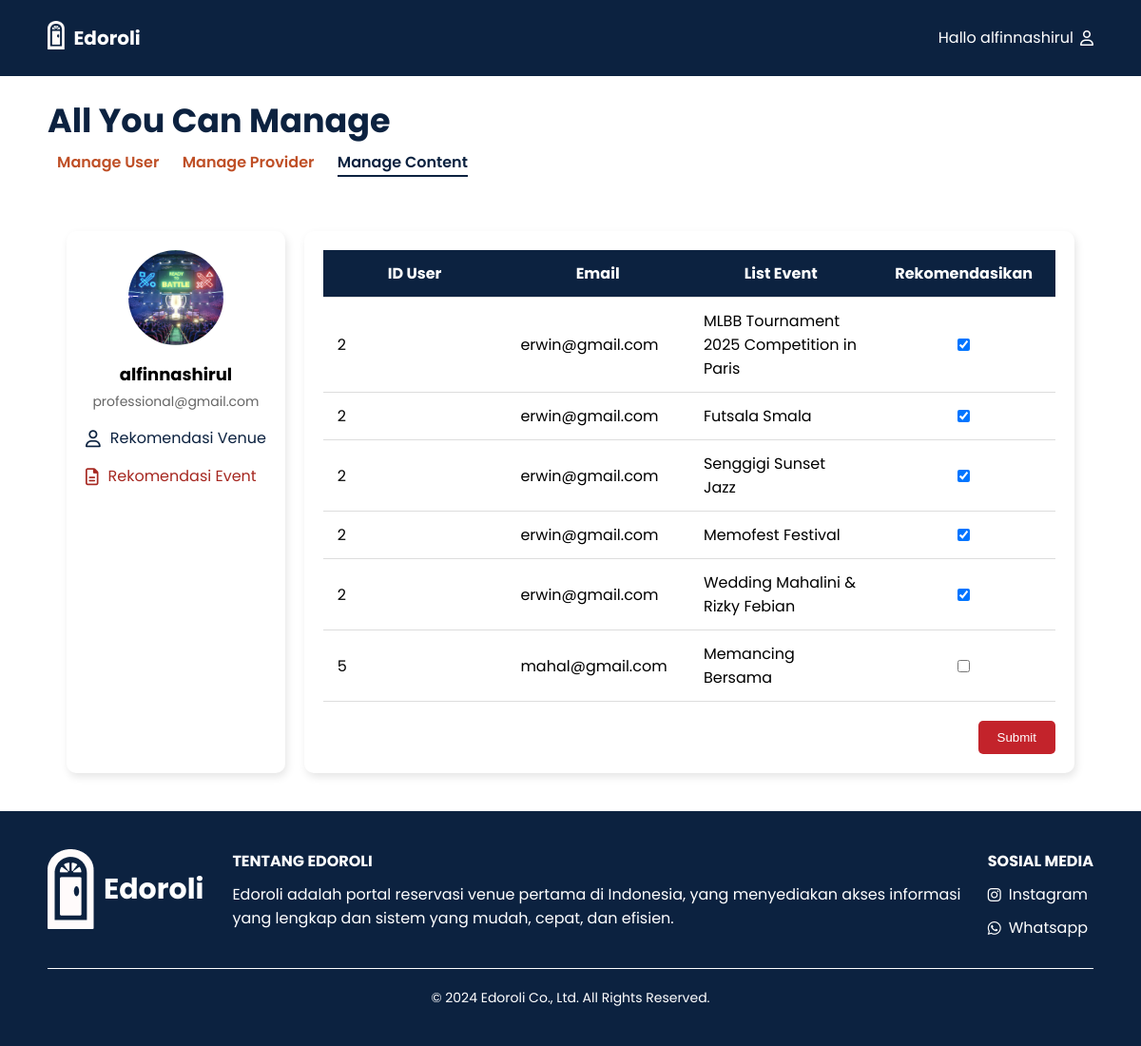
Screenshot of /Admin/content_event.php (signed in) with the database file from the repository.
### tables this page shows
CREATE TABLE `event` (
  `id_event` int(11) NOT NULL,
  `nama_event` varchar(255) NOT NULL,
  `jenis_event` varchar(50) NOT NULL,
  `deskripsi` text NOT NULL,
  `informasi` text NOT NULL,
  `rules` text NOT NULL,
  `rekomendasi` tinyint(1) NOT NULL,
  `gambar` text NOT NULL,
  `id_user` int(11) NOT NULL,
  `status` enum('waiting','confirmed','rejected') DEFAULT 'waiting',
  `id_venue` int(11) NOT NULL
);

CREATE TABLE `user` (
  `id` int(10) NOT NULL,
  `gmail` varchar(30) DEFAULT NULL,
  `name` varchar(255) DEFAULT NULL,
  `password` varchar(255) DEFAULT NULL,
  `gender` enum('Laki-laki','Perempuan') DEFAULT NULL,
  `nomorhp` bigint(18) DEFAULT NULL,
  `alamat` varchar(255) DEFAULT NULL
);

### Admin/content_event.php (the view, shortened to what this page needs)
<?php
$conn = connectDatabase();
$sql = "SELECT user.id, user.gmail, event.nama_event, event.rekomendasi, event.id_event
        FROM event
        INNER JOIN user ON event.id_user = user.id
        WHERE event.status = 'confirmed'";
$result = $conn->query($sql);
?>
<!DOCTYPE html>
<html lang="en">
<head>
    <link rel="stylesheet" href="https://cdnjs.cloudflare.com/ajax/libs/font-awesome/6.0.0-beta3/css/all.min.css" />
    <link rel="stylesheet" href="../css/manage_content.css" />
    <link rel="stylesheet" href="../css/footer.css" />
</head>
<body>
<header>
    <div class="wrapper">
        <div class="logo-nama">
            <div class="logo"><img src="../image/logo.png" alt="Logo"></div>
            <div class="nama_website"><a href="#">Edoroli</a></div>
        </div>
        <div class="menu"><a href="user_manage.php?page=1">Hallo <?php echo $_SESSION['admin_name']; ?><i class="far fa-user"></i></a></div>
    </div>
</header>
<nav class="main-title">
    <h1>All You Can Manage</h1>
    <div class="nav-links">
        <a href="user_manage.php?page=1" class="nav-item" id="user">Manage User</a>
        <a href="prov_manage.php?page=1" class="nav-item" id="provider">Manage Provider</a>
        <a href="content_venue.php" class="nav-item active" id="content">Manage Content</a>
    </div>
</nav>
<main>
    <div class="container">
        <div class="sidebar">
            <div class="profile-info">
                <img src="../image/MLBB.jpg" alt="Profile Picture" />
                <h3><?php echo $_SESSION['admin_name']; ?></h3>
                <p><?php echo $_SESSION['email_admin']; ?></p>
            </div>
            <nav>
                <ul>
                    <li><a href="content_venue.php"><i class="far fa-user"></i> Rekomendasi Venue</a></li>
                    <li class="active"><a href="content_event.php"><i class="far fa-file-alt"></i> Rekomendasi Event</a></li>
                </ul>
            </nav>
        </div>
        <div class="content">
            <form method="post" action="content_event.php">
                <table>
                    <thead>
                        <tr>
                            <th>ID User</th>
                            <th>Email</th>
                            <th>List Event</th>
                            <th>Rekomendasikan</th>
                        </tr>
                    </thead>
                    <tbody>
                        <?php
                        if ($result->num_rows > 0) {
                            while($row = $result->fetch_assoc()) {
                                echo "<tr>";
                                echo "<td>{$row['id']}</td>";
                                echo "<td>{$row['gmail']}</td>";
                                echo "<td>{$row['nama_event']}</td>";
                                echo "<td><input type='checkbox' name='event[]' value='{$row['id_event']}' ".($row['rekomendasi'] ? 'checked' : '')." /></td>";
                                echo "</tr>";
                            }
                        } else {
                            echo "<tr><td colspan='4'>No events found</td></tr>";
                        }
                        ?>
                    </tbody>
                </table>
                <div class="button-group">
                    <button type="submit" id="editBtn" class="edit-btn">Submit</button>
                </div>
            </form>
        </div>
    </div>
</main>
<?php require_once '../php/footer.php'; ?>
</body>
</html>

### css/manage_content.css (style rules this page uses)
* { text-decoration: none; margin: 0px; padding: 0px; }
body { font-family: "Poppins", sans-serif; margin: 0; padding: 0; background-color: white; }
.wrapper { width: 1100px; margin: auto; align-items: center; }
.nama_website a { font-size: 20px; font-weight: bold; float: left; font-family: "Poppins"; color: #fff; }
.logo img { padding: 22px 10px 0px 0px; vertical-align: center; float: left; max-width: 50px; max-height: 30px; }
.menu { float: right; display: flex; align-items: center; margin-left: auto; }
.menu a { color: #fff; display: flex; align-items: center; }
.menu a i { margin-left: 7px; }
header { width: 100%; margin: auto; display: flex; line-height: 80px; position: sticky; top: 0px; background-color: #0c2240; z-index: 10; justify-content: space-between; align-items: center; }
.main-title { max-width: 1100px; margin: 20px auto; display: flex; flex-direction: column; }
.main-title h1 { font-size: 35px; color: #0c2240; margin-bottom: 5px; }
.main-title a { margin: 0 10px; color: #bf4f26; text-decoration: none; font-size: 18px solid; position: relative; font-weight: 600; }
.nav-item.active { color: #0c2240; }
.nav-item.active::after { content: ""; position: absolute; width: 100%; height: 2px; background-color: #0c2240; left: 0; bottom: -4px; }
main { max-width: 1100px; margin: auto; padding: 20px; box-sizing: border-box; }
.container { display: flex; margin: 20px auto; max-width: 1100px; gap: 20px; }
.sidebar { background-color: #fff; border-radius: 10px; box-shadow: 2px 4px 8px rgba(0.1, 0, 0, 0.1); padding: 20px; width: 250px; }
.profile-info { text-align: center; }
.profile-info img { width: 100px; height: 100px; border-radius: 50%; margin-bottom: 10px; }
.profile-info h3 { font-display: nowrap; font-size: 18px; margin-bottom: 5px; }
.profile-info p { font-size: 14px; color: #666; }
.sidebar nav ul { list-style: none; padding: 0; }
.sidebar nav ul li { margin: 15px 0; white-space: nowrap; }
.sidebar nav ul li a { color: #0c2240; font-size: 16px; display: flex; align-items: center; gap: 10px; }
.sidebar nav ul li a i { font-size: 18px; }
.sidebar nav ul li.active a { color: #a62821; }
.sidebar nav ul li.active a i { color: #a62821; }
.content { flex-grow: 1; background-color: #fff; border-radius: 10px; box-shadow: 2px 4px 8px rgba(0.1, 0, 0, 0.1); padding: 20px; }
table { width: 100%; border-collapse: collapse; table-layout: fixed; }
table th, table td { padding: 12px 15px; border-bottom: 1px solid #ddd; }
table th { background-color: #0c2240; color: #fff; text-align: center; }
table td input[type="checkbox"] { margin: 0 auto; display: block; }
.button-group { display: block; gap: 10px; text-align: right; }
.edit-btn { background-color: #C3232B; color: #fff; padding: 10px 20px; border: none; border-radius: 5px; cursor: pointer; align-self: flex-end; margin-top: 20px; }

### rows the page displays
event: id_user "2", id_user.gmail "erwin@gmail.com", nama_event "MLBB Tournament 2025 Competition in Paris", rekomendasi "☑"
event: id_user "2", id_user.gmail "erwin@gmail.com", nama_event "Futsala Smala", rekomendasi "☑"
event: id_user "2", id_user.gmail "erwin@gmail.com", nama_event "Senggigi Sunset Jazz", rekomendasi "☑"
event: id_user "2", id_user.gmail "erwin@gmail.com", nama_event "Memofest Festival", rekomendasi "☑"
event: id_user "2", id_user.gmail "erwin@gmail.com", nama_event "Wedding Mahalini & Rizky Febian", rekomendasi "☑"
event: id_user "5", id_user.gmail "mahal@gmail.com", nama_event "Memancing Bersama"

### other values shown
$_SESSION['admin_name'] "alfinnashirul"
$_SESSION['email_admin'] "professional@gmail.com"
